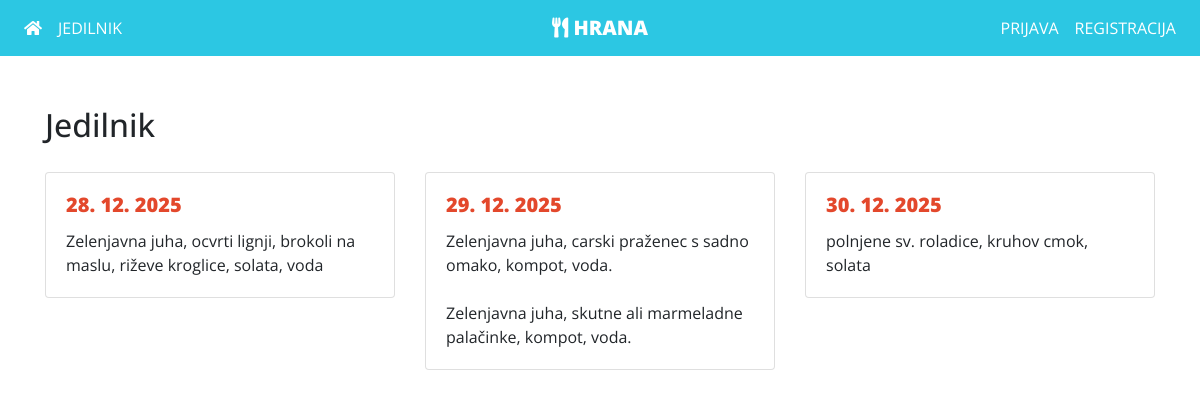
The page /index.php?stran=jedilnik on the database its author committed.
### tables this page shows
CREATE TABLE `Malica` (
  `id` int(11) NOT NULL,
  `vsebina` text NOT NULL,
  `datum` date NOT NULL,
  `id_uporabnik` int(11) NOT NULL
);

### kontroler/Malica.php (called while the page is built, shortened)
<?php
class Malica{
	public function pretvoriDatum($datum){
		$razbit_datum = explode("-", $datum);
		return ($razbit_datum[2] . ". " . $razbit_datum[1] . ". " . $razbit_datum[0]);
	}
	public function vseMalice(){
		$link=open_database_connection();
		$sql="SELECT id, vsebina, datum FROM Malica WHERE datum>=CURRENT_TIMESTAMP() ORDER BY datum ASC";
		$rezultat = mysqli_query($link,$sql);
		$vse = mysqli_fetch_all($rezultat,MYSQLI_ASSOC);
		return $vse;
	}
}
?>

### template/malica/jedilnik.html.php (the view, shortened to what this page needs)
<?php
$malica = new Malica();
$malice = $malica->vseMalice();
echo "<div class='container'>";
echo "<h2>Jedilnik</h2>";
echo "<div class='row'>";
foreach ($malice as $m){
	echo "<div class='col-sm-4'>";
    echo "<div class='card'>";
      echo "<div class='card-body'>";
        echo "<h5 class='card-title'>" . $malica->pretvoriDatum($m['datum']) . "</h5>";
        echo "<p class='card-text'>" . nl2br($m['vsebina']) . "</p>";
      echo "</div>";
    echo "</div>";
  echo "</div>";
}
echo "</div>";
echo "</div>"
?>
<?php
$vsebina=ob_get_clean();
require "template/layout.html.php";
?>

### index.php (shortened to what this page needs)
<?php
$user = new Uporabnik();
$user->samodejnaPrijava();
$malica = new Malica();
if (isset($_GET['stran'])){
  if ($_GET['stran'] == "prijava" && !isset($_SESSION['eposta'])){
    include "template/uporabnik/prijava.html.php";
  } else if($_GET['stran'] == "registracija" && !isset($_SESSION['eposta'])){
  	include "template/uporabnik/registracija.html.php";
  } else if($_GET['stran'] == "pozabljenogeslo" && !isset($_SESSION['eposta'])){
  	include "template/uporabnik/pozabljenogeslo.html.php";
  } else if($_GET['stran'] == "ponastavitevgesla" && !isset($_SESSION['sposta'])){
  	if (isset($_GET['k'])){
  		include "template/uporabnik/ponastavitevgesla.html.php";
  	} else {
  		include "template/error.html.php";
  	}
  } else if($_GET['stran'] == "odjava" && isset($_SESSION['eposta'])){
  	$user = new Uporabnik();
  	$user->Odjava();
  	header('Location: /');
  } else if ($_GET['stran'] == "jedilnik"){
  	if (isset($_GET['podstran'])){
  		if ($_GET['podstran']=='odjavaprijava' && isset($_GET['id'])){
  			$malica->spremeniStatus($_GET['id']);
  		} else {
  			include "template/malica/jedilnik.html.php";
  		}
  	} else {
  		include "template/malica/jedilnik.html.php";
  	}
  } else if($_SESSION['nivo'] == "administrator"){
  	if ($_GET['stran']=="admin"){
  		if (isset($_GET['podstran'])){
  			if ($_GET['podstran'] == "jedilnik"){
				include "template/malica/jedilnikAdmin.html.php";
  			} else if ($_GET['podstran'] == "dodajMalica"){
  				include "template/malica/dodajMalica.html.php";
  			} else if (($_GET['podstran'] == "uredimalica") && isset($_GET['id'])){
  				include "template/malica/urediMalica.html.php";
  			} else if ($_GET['podstran'] == "vsiuporabniki"){
  				include "template/uporabnik/vsiUporabniki.html.php";
  			} else if ($_GET['podstran'] == 'odjavemalic'){
  				include "template/malica/odjavemalic.html.php";
  			} else if ($_GET['podstran'] == "spremeniaktiviran" && isset($_GET['id'])){
  				$user->spremeniAktiviran($_GET['id']);
  			}
  		} else {
  			include "template/admin/admin.html.php";
  		}
  	} else {
  	}
  } else {
    include "template/error.html.php";
  }
} else {
  include "template/index.html.php";
}
 ?>

### template/layout.html.php (shortened to what this page needs)
<!DOCTYPE html>
<html lang="sl">
  <head>
    <link rel="stylesheet" href="https://stackpath.bootstrapcdn.com/bootstrap/4.3.1/css/bootstrap.min.css">
    <link rel="stylesheet" type="text/css" href="https://cdnjs.cloudflare.com/ajax/libs/font-awesome/5.11.2/css/all.css">
    <link rel="stylesheet" type="text/css" href="template/css/hrana.css">
  </head>
  <body>
    <nav class="navbar navbar-expand-md navbar-light bg-light">
      <div class="navbar-collapse collapse w-100 order-1 order-md-0 dual-collapse2">
          <ul class="navbar-nav mr-auto">
              <li class="nav-item">
                  <a class="nav-link" href="index.php"><i class="fas fa-home"></i></a>
              </li>
              <li class="nav-item">
                  <a class="nav-link" href="index.php?stran=jedilnik">Jedilnik</a>
              </li>
          </ul>
      </div>
      <div class="mx-auto order-0">
          <a class="navbar-brand mx-auto" href="#"><i class="fas fa-utensils"></i> HRANA</a>
      </div>
      <div class="navbar-collapse collapse w-100 order-3 dual-collapse2">
          <ul class="navbar-nav ml-auto">
              <?php
              if (isset($_SESSION['eposta'])){
                if ($_SESSION['nivo'] == "administrator"){
                  echo "<li class='nav-item'><a class='nav-link' href='index.php?stran=admin'><i class='fas fa-cogs'></i> Administracija</a></li>";
                }
                echo "<li class='nav-item'><a class='nav-link' href='index.php?stran=odjava'>Odjava <small>(" . $_SESSION['eposta']. ")</small></a></li>";
              } else {
                echo "<li class='nav-item'><a class='nav-link' href='index.php?stran=prijava'>Prijava</a></li>";
                echo "<li class='nav-item'><a class='nav-link' href='index.php?stran=registracija'>Registracija</a></li>";
              }
              ?>
          </ul>
      </div>
  </nav>
      <?php
      echo $vsebina;
       ?>
  </body>
</html>

### template/css/hrana.css (style rules this page uses)
body { font-family: 'Open Sans', sans-serif; }
h5 { color: #e3482c; font-weight: 800; }
.col-sm-6, .col-sm-4 { margin-top: 20px; }
.bg-light { background-color: #2cc7e3 !important; }
.navbar-light .navbar-brand { color: white; font-weight: 800; }
.navbar-light .navbar-nav .nav-link { text-transform: uppercase; color: white; }
.container { margin-top: 50px; }

### rows shown on the page
malica: datum "28. 12. 2025", vsebina "Zelenjavna juha, ocvrti lignji, brokoli na maslu, riževe kroglice, solata, voda"
malica: datum "29. 12. 2025", vsebina "Zelenjavna juha, carski praženec s sadno omako, kompot, voda. Zelenjavna juha, skutne ali marmeladne palačinke, kompot, voda."
malica: datum "30. 12. 2025", vsebina "polnjene sv. roladice, kruhov cmok, solata"
